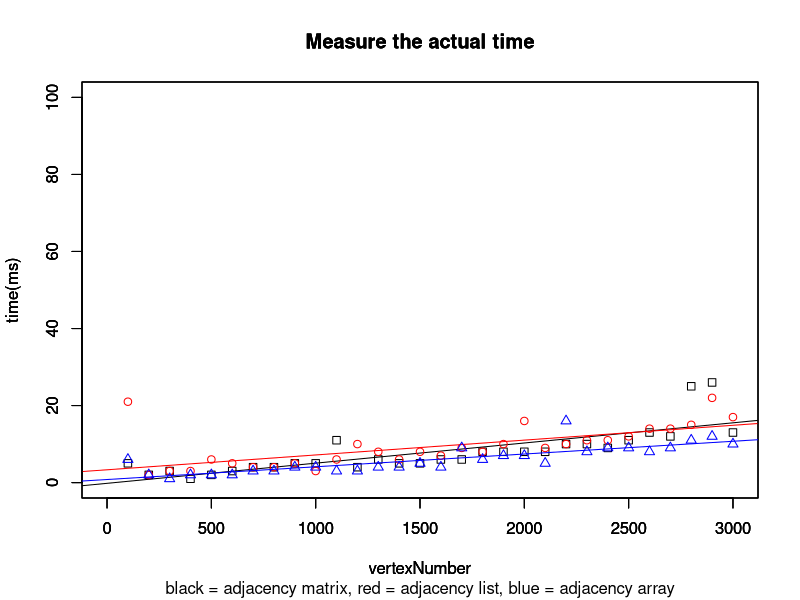

Reproduce this figure in R.
array<-c(6, 2, 1, 2, 2, 2, 3, 3, 4, 4, 3, 3, 4, 4, 5, 4, 9, 6, 7, 7, 5, 16, 8, 9, 9, 8, 9, 11, 12, 10)
mat<-c(5, 2, 3, 1, 2, 3, 4, 4, 5, 5, 11, 4, 6, 5, 5, 6, 6, 8, 8, 8, 8, 10, 10, 9, 11, 13, 12, 25, 26, 13)
list<-c(21, 2, 3,3, 6, 5, 4, 4, 5, 3, 6, 10, 8, 6, 8, 7, 9, 8, 10, 16, 9, 10, 11, 11, 12, 14, 14, 15, 22, 17)
vertexNumber<-c(100, 200, 300, 400, 500, 600, 700, 800, 900, 1000, 1100, 1200, 1300, 1400, 1500, 1600, 1700, 1800, 1900, 2000, 2100, 2200, 2300, 2400, 2500, 2600, 2700, 2800, 2900, 3000)
plot(vertexNumber,mat, xlim = c(0,3000) ,ylim  =c(0,100), col = "black", main="Measure the actual time",
     sub="black = adjacency matrix, red = adjacency list, blue = adjacency array", xlab = "vertexNumber", 
     ylab = "time(ms)", pch=0)
abline(lm(mat~vertexNumber), col = "black") #adjacency matrix
par(new = T)
plot(vertexNumber,list, xlim = c(0,3000) ,ylim  =c(0,100), col = "red", main="Measure the actual time",
      xlab = "vertexNumber", ylab = "time(ms)", pch=1)
abline(lm(list~vertexNumber), col = "red") #adjacency list
par(new = T)
plot(vertexNumber,array, xlim = c(0,3000) ,ylim  =c(0,100), col = "blue", main="Measure the actual time",
      xlab = "vertexNumber", ylab = "time(ms)", pch=2)
abline(lm(array~vertexNumber), col = "blue") #adjacency array                                                     